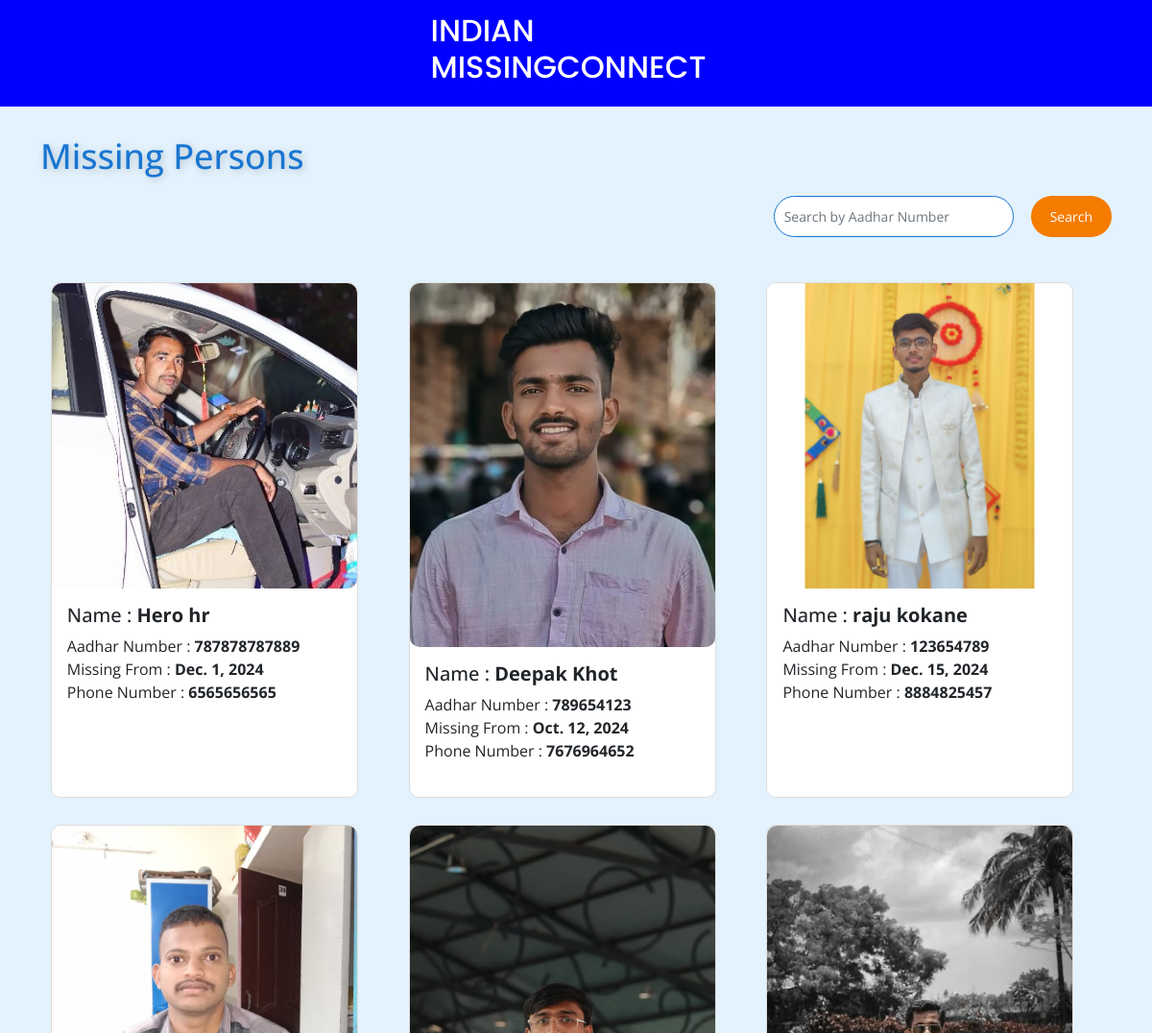
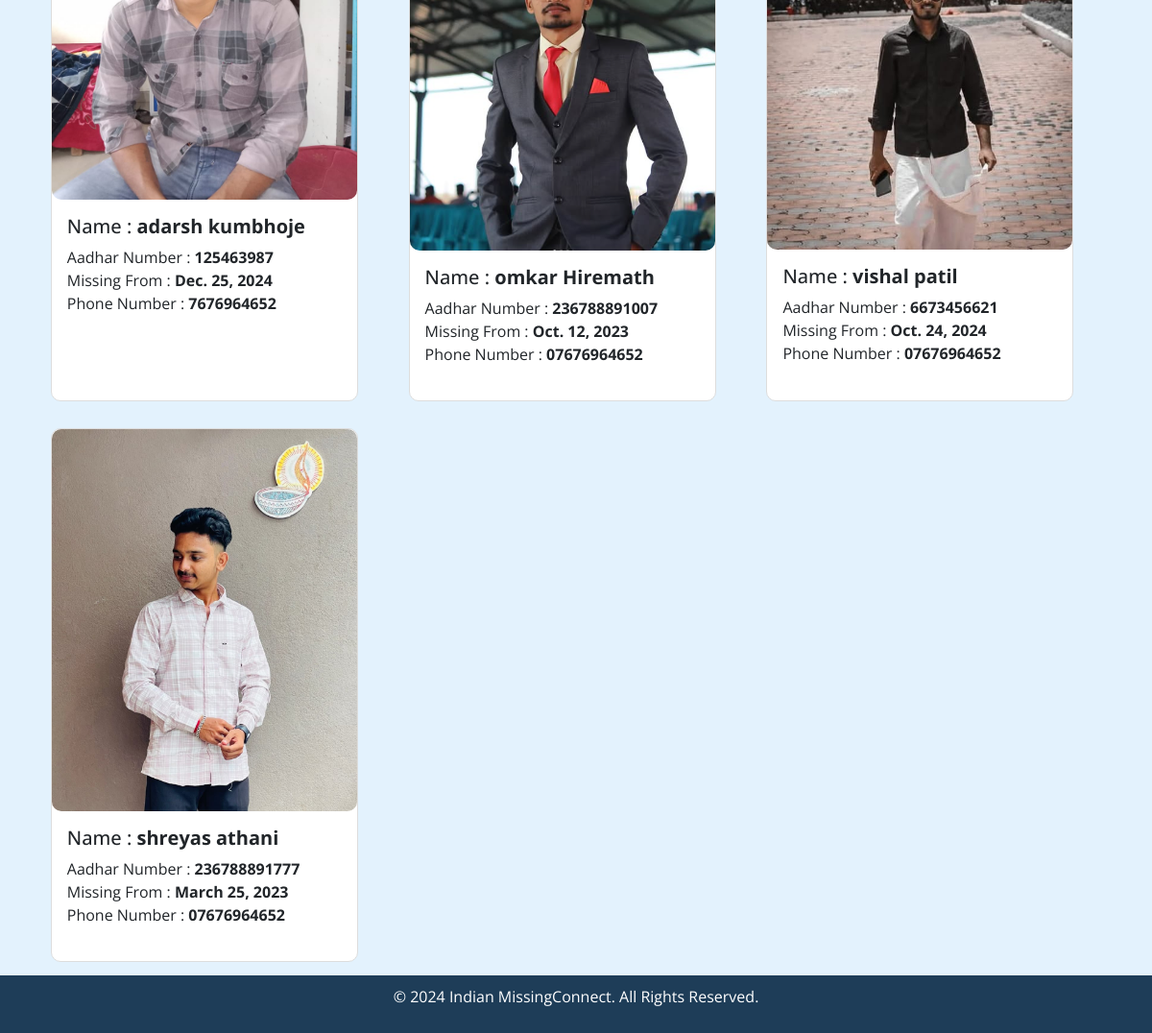
Screenshot of /missing/ with the database file from the repository (2 pictures, top to bottom).
### missingperson/models.py (models this page shows, shortened)
class MissingPerson(models.Model):
    GENDER_CHOICES = [
        ('Male', 'Male'),
        ('Female', 'Female'),
        ('Others', 'Others'),
    ]
    STATUS_CHOICES = [
        ('Missing', 'Missing'),
        ('Found', 'Found'),
    ]
    APPROVAL_CHOICES = [
        ('Approved', 'Approved'),
        ('Rejected', 'Rejected'),
        ('Pending', 'Pending'),
    ]
    first_name = models.CharField(max_length=255)
    last_name = models.CharField(max_length=255)
    father_name = models.CharField(max_length=255)
    date_of_birth = models.DateField()
    address = models.TextField()
    email = models.EmailField()
    phone_number = models.CharField(max_length=10)  # Assuming a maximum of 15 digits for phone number
    aadhar_number = models.CharField(max_length=12, unique=True)  # Aadhar number is 12 digits and should be unique
    image = models.ImageField(upload_to='missing_persons/')  # Store images in a 'missing_persons' directory
    missing_from = models.DateField()
    gender = models.CharField(max_length=10, choices=GENDER_CHOICES)
    status = models.CharField(max_length=10, choices=STATUS_CHOICES, default='Missing')
    approval = models.CharField(max_length=10, choices=APPROVAL_CHOICES, default='Pending')

### missingperson/views.py (the view)
# urls.py: path('missing/',missing,name='missing'),
def missing(request):
    queryset = MissingPerson.objects.all()
    search_query = request.GET.get('search', '')
    if search_query:
        queryset = queryset.filter(aadhar_number__icontains=search_query)
    context = {'missingperson': queryset}
    return render(request, "missing.html", context)

### missingperson/templates/missing.html (shortened to what this page needs)
<!DOCTYPE html>
<html lang="en">
<head>
    <link href="https://cdn.jsdelivr.net/npm/bootstrap@5.0.2/dist/css/bootstrap.min.css" rel="stylesheet"
>
</head>
<body>
    <nav class="navbar navbar-expand-lg navbar-dark" style="background-color:blue">
        <div class="container-fluid justify-content-center">
            <a class="navbar-brand" href="/">
                <h2 style="color:white">Indian <br> MissingConnect</h2>
            </a>
        </div>
    </nav>
    <div class="container">
        <h1 class="text-left">Missing Persons</h1>
        <div class="search-bar">
            <form class="d-flex" method="GET" action="{% url 'missing' %}">
                <input class="form-control form-control-sm me-2" type="search" name="search" value="{{ search_query }}" placeholder="Search by Aadhar Number" aria-label="Search">
                <button class="btn btn-outline-success btn-sm" type="submit">Search</button>
            </form>
        </div>
        <div class="row mt-4">
            {% include 'card.html' %}
        </div>
    </div>
<br/>
    <br/>
    <footer>
        <p>&copy; 2024 Indian MissingConnect. All Rights Reserved.</p>
    </footer>
</body>
</html>

### missingperson/templates/card.html (shortened to what this page needs)
<div style="position: relative; padding: 2%;">
    <div class="row row-cols-1 row-cols-md-3 g-4">
        {% for person in missingperson %}
        <div class="row-4 mb-1">
            <div class="card h-100" style="width: 20rem;">
                <div class="view overlay">
                    <img class="card-img-top center-image" src="/media/{{person.image}}" alt="Card image cap" style="width: 100%;" >
                </div>
                <div class="card-body">
                    <h5 class="card-title">Name : <b>{{person.first_name}} {{person.last_name}}</b> </h5>
                    <p class="card-text">Aadhar Number :<b> {{person.aadhar_number}} </b>
                        <br>
                        Missing From : <b> {{person.missing_from}} </b>
                        <br>
                        Phone Number : <b> {{person.phone_number}} </b>
                    </p>
                </div>
            </div>
        </div>
        {% endfor %}
    </div>
</div>

### missingperson/templates/missing.html (style rules this page uses)
body { font-family: 'Open Sans', sans-serif; margin: 0; padding: 0; background-color: #e3f2fd; }
.navbar { background-color: #1e3d58; }
.navbar a { font-family: 'Poppins', sans-serif; font-weight: 600; color: #ffffff; text-transform: uppercase; }
h1 { color: #1976d2; font-size: 36px; margin-top: 30px; text-shadow: 2px 2px 8px rgba(0, 0, 0, 0.2); animation: fadeIn 2s ease-out; }
.search-bar { margin-top: 20px; display: flex; justify-content: flex-end; }
.search-bar .form-control { width: 250px; border-radius: 25px; font-size: 14px; padding: 10px; border: 1px solid #1976d2; }
.search-bar .btn { border-radius: 25px; font-size: 14px; padding: 10px 20px; background-color: #f57c00; color: white; border: none; margin-left: 10px; transition: all 0.3s ease; }
.card { border: 1px solid #ddd; border-radius: 10px; margin-bottom: 20px; transition: all 0.3s ease; background-color: #ffffff; }
.card img { max-width: 100%; height: auto; border-radius: 10px; }
footer { background-color: #1e3d58; color: #ffffff; padding: 10px; text-align: center; position: fixed; width: 100%; bottom: 0; }

### rows the page displays
MissingPerson: image (picture), first_name "Hero", last_name "hr", aadhar_number "787878787889", missing_from "Dec. 1, 2024", phone_number "6565656565"
MissingPerson: image (picture), first_name "Deepak", last_name "Khot", aadhar_number "789654123", missing_from "Oct. 12, 2024", phone_number "7676964652"
MissingPerson: image (picture), first_name "raju", last_name "kokane", aadhar_number "123654789", missing_from "Dec. 15, 2024", phone_number "8884825457"
MissingPerson: image (picture), first_name "adarsh", last_name "kumbhoje", aadhar_number "125463987", missing_from "Dec. 25, 2024", phone_number "7676964652"
MissingPerson: image (picture), first_name "omkar", last_name "Hiremath", aadhar_number "236788891007", missing_from "Oct. 12, 2023", phone_number "07676964652"
MissingPerson: image (picture), first_name "vishal", last_name "patil", aadhar_number "6673456621", missing_from "Oct. 24, 2024", phone_number "07676964652"
MissingPerson: image (picture), first_name "shreyas", last_name "athani", aadhar_number "236788891777", missing_from "March 25, 2023", phone_number "07676964652"
